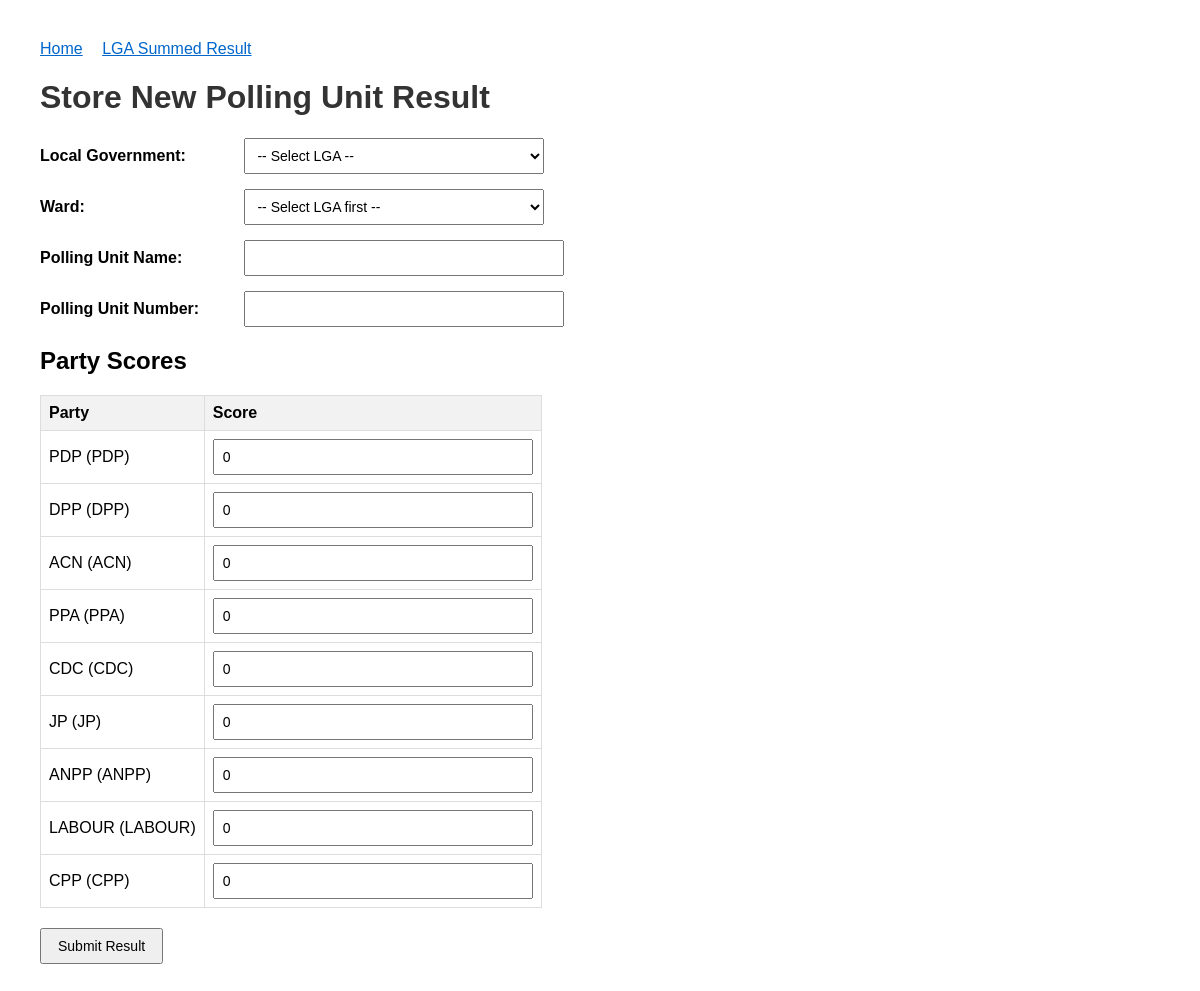
Screenshot of /store-result/ with the database file from the repository.
### bincom_app/models.py (models this page shows)
class Party(models.Model):
    id = models.AutoField(primary_key=True)
    partyid = models.CharField(max_length=11)
    partyname = models.CharField(max_length=11)
    class Meta:
        db_table = 'party'

### bincom_app/views.py (the view, shortened to what this page needs)
# urls.py: path('store-result/', views.store_polling_unit_result, name='store_polling_unit_result'),
def store_polling_unit_result(request):
    lgas = Lga.objects.filter(state_id=25).order_by('lga_name')
    parties = Party.objects.all()
    return render(request, 'bincom_app/store_polling_unit_result.html', {
        'lgas': lgas,
        'parties': parties,
    })

### bincom_app/templates/bincom_app/store_polling_unit_result.html (shortened to what this page needs)
<!DOCTYPE html>
<html>
<head>
</head>
<body>
    <nav>
        <a href="{% url 'home' %}">Home</a>
        <a href="{% url 'lga_summed_result' %}">LGA Summed Result</a>
    </nav>
    <h1>Store New Polling Unit Result</h1>
    <form method="POST">
        <div class="form-group">
            <label for="id_lga">Local Government:</label>
            <select name="lga_id" id="id_lga" onchange="loadWards()" required>
                <option value="">-- Select LGA --</option>
            </select>
        </div>
        <div class="form-group">
            <label for="id_ward">Ward:</label>
            <select name="ward_id" id="id_ward" required>
                <option value="">-- Select LGA first --</option>
            </select>
        </div>
        <div class="form-group">
            <label for="id_pu_name">Polling Unit Name:</label>
            <input type="text" name="polling_unit_name" id="id_pu_name" required>
        </div>
        <div class="form-group">
            <label for="id_pu_number">Polling Unit Number:</label>
            <input type="text" name="polling_unit_number" id="id_pu_number">
        </div>
        <h2>Party Scores</h2>
        <table>
            <tr>
                <th>Party</th>
                <th>Score</th>
            </tr>
            {% for party in parties %}
                <tr>
                    <td>{{ party.partyname }} ({{ party.partyid }})</td>
                    <td>
                        <input type="number" class="score-input" name="score_{{ party.partyid }}" min="0" value="0">
                    </td>
                </tr>
            {% endfor %}
        </table>
        <div class="form-group" style="margin-top: 20px;">
            <button type="submit">Submit Result</button>
        </div>
    </form>
</body>
</html>

### bincom_app/templates/bincom_app/store_polling_unit_result.html (style rules this page uses)
body { font-family: Arial, sans-serif; margin: 40px; }
h1 { color: #333; }
select, input[type=text], input[type=number] { padding: 8px; font-size: 14px; width: 300px; }
button { padding: 8px 16px; font-size: 14px; cursor: pointer; }
table { border-collapse: collapse; margin-top: 20px; }
th, td { border: 1px solid #ddd; padding: 8px; text-align: left; }
th { background-color: #f2f2f2; }
.form-group { margin-bottom: 15px; }
label { display: inline-block; width: 200px; font-weight: bold; }
nav { margin-bottom: 20px; }
nav a { margin-right: 15px; color: #0066cc; }
.score-input { width: 100px; }

### rows the page displays
Party: partyname "PDP", partyid "PDP"
Party: partyname "DPP", partyid "DPP"
Party: partyname "ACN", partyid "ACN"
Party: partyname "PPA", partyid "PPA"
Party: partyname "CDC", partyid "CDC"
Party: partyname "JP", partyid "JP"
Party: partyname "ANPP", partyid "ANPP"
Party: partyname "LABOUR", partyid "LABOUR"
Party: partyname "CPP", partyid "CPP"
